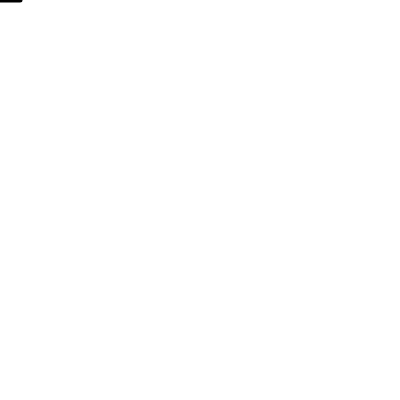
Frame 1 (no input)
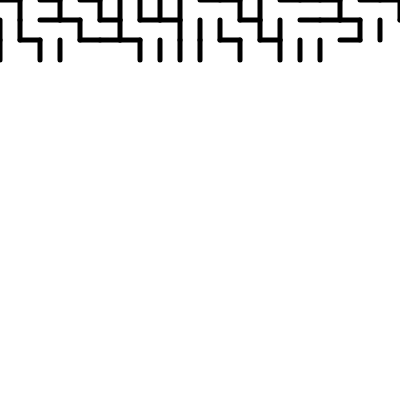
Frame 60 (no input)
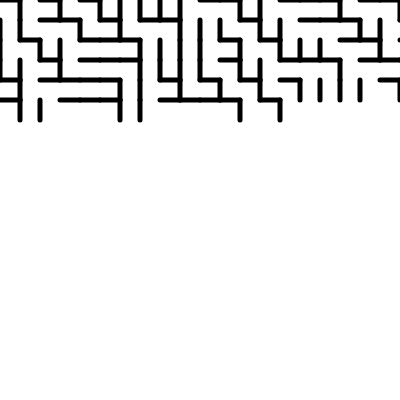
Frame 120 (the mouse pressed at the canvas centre since frame 60)

The p5.js sketch that drew these frames (run headless with seeded random() and noise() and a simulated clock; from frame 60 on, the mouse is pressed at the canvas centre):

// p5.js sketch
// ── sketch.js
var x = 0;
var y = 0;

function setup() {
  createCanvas(400, 400);
  background(255);
  colorMode(HSB, 360, 100, 100)
  strokeWeight(5);
  strokeCap(ROUND);
}

function draw() {


  if (random(1) > 0.5) {
    line(x, y, x+20, y);
  }
  else {
    line(x, y, x, y+20);
  }

  x += 20;
  //se esce dalla larghezza della pagina rinizia una nuova linea
  if (x > width) {
    x = 0;
    y += 20;
  }

  //se esce dalla lunghezza della pagina azzera e ricomincia dall'inizio
  if (y > height) {
    background(random(360), 100, 100);
    stroke(random(360), 100, 100);
    x = 0;
    y = 0;
  }
}
